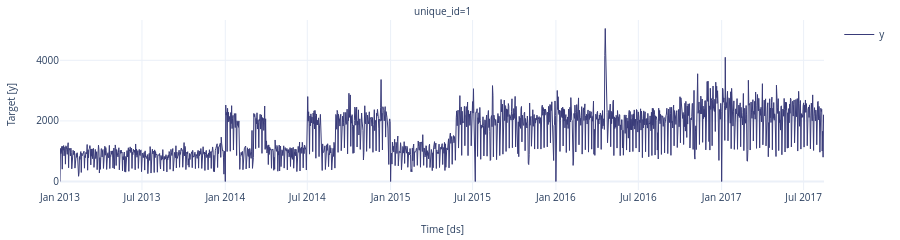

Notebook code for this chart:
### Code cell
fig = StatsForecast.plot(ds, engine="plotly")
fig.show()

### Figure 1 — Plotly figure (JSON) as saved in the notebook; plotly's stock layout.template omitted (floating-point values rounded to 4 significant figures; data arrays with more than 128 entries replaced by an {"elided": "..."} marker saying what was removed)
{"data": [{"legendgroup": "y", "line": {"color": "#393b79", "width": 1}, "mode": "lines", "name": "y", "showlegend": true, "type": "scatter", "x": {"elided": "1684 str values"}, "xaxis": "x", "y": {"elided": "1684 float values"}, "yaxis": "y"}], "layout": {"annotations": [{"font": {"size": 10}, "showarrow": false, "text": "unique_id=1", "x": 0.5, "xanchor": "center", "xref": "paper", "y": 1, "yanchor": "bottom", "yref": "paper"}, {"font": {"size": 10}, "showarrow": false, "text": "Time [ds]", "x": 0.5, "xanchor": "center", "xref": "paper", "y": 0, "yanchor": "top", "yref": "paper", "yshift": -30}, {"font": {"size": 10}, "showarrow": false, "text": "Target [y]", "textangle": -90, "x": 0, "xanchor": "right", "xref": "paper", "xshift": -40, "y": 0.5, "yanchor": "middle", "yref": "paper"}], "autosize": true, "font": {"size": 10}, "height": 200, "margin": {"b": 50, "l": 60, "r": 10, "t": 20}, "xaxis": {"anchor": "y", "domain": [0, 1], "showticklabels": true, "visible": true}, "yaxis": {"anchor": "x", "domain": [0, 1]}}}
